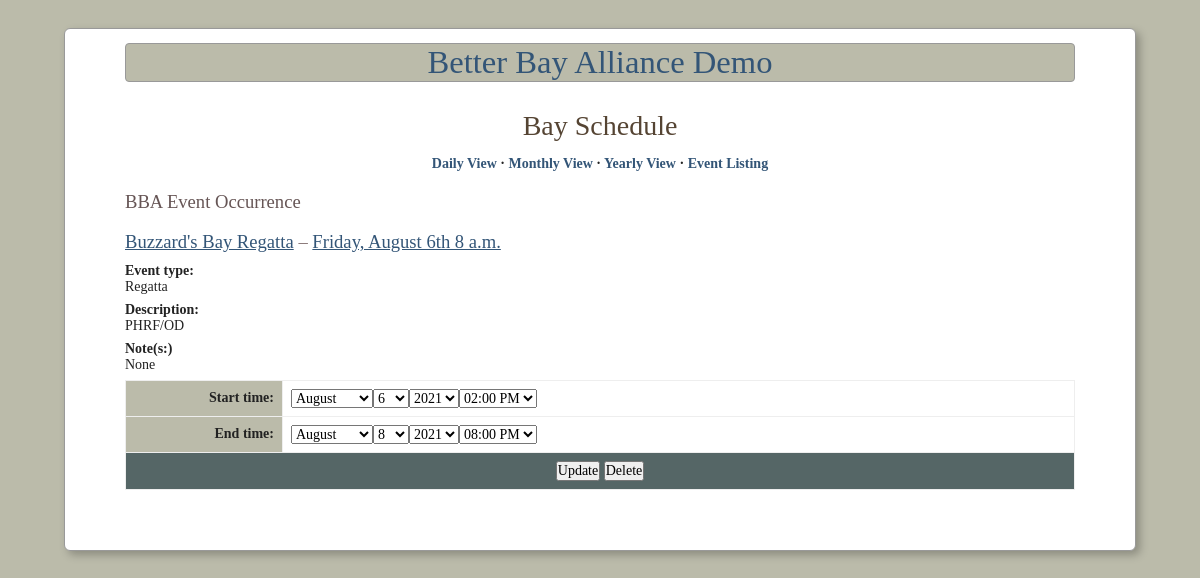
The app's page /bba/events/25/37/ (signed in) with its own data.
### betterbay/models.py (models this page shows, shortened)
class Occurrence(models.Model):
    start_time = models.DateTimeField(_('start time'))
    end_time = models.DateTimeField(_('end time'))
    event = models.ForeignKey(
        Event,
        verbose_name=_('event'),
        editable=False,
        on_delete=models.CASCADE
    )
    notes = GenericRelation(Note, verbose_name=_('notes'))
    objects = OccurrenceManager()
    class Meta:
        verbose_name = _('occurrence')
        verbose_name_plural = _('occurrences')
        ordering = ('start_time', 'end_time')
        base_manager_name = 'objects'
    @property
    def title(self):
        return self.event.title

class Event(models.Model):
    title = models.CharField(_('title'), max_length=32)
    description = models.CharField(_('description'), max_length=100)
    location = models.CharField(_('location'), default='', max_length=100)
    event_type = models.ForeignKey(
        EventType,
        verbose_name=_('event type'),
        on_delete=models.CASCADE
    )
    notes = GenericRelation(Note, verbose_name=_('notes'))
    class Meta:
        verbose_name = _('event')
        verbose_name_plural = _('events')
        ordering = ('title',)
    def get_absolute_url(self):
        return reverse('bba-event', args=[str(self.id)])

class EventType(models.Model):
    abbr = models.CharField(_('abbreviation'), max_length=4, unique=True)
    label = models.CharField(_('label'), max_length=50)
    class Meta:
        verbose_name = _('event type')
        verbose_name_plural = _('event types')
    def __str__(self):
        return self.label

### betterbay/views_swingtime.py (the view)
# urls.py: url(r'^events/(\d+)/(\d+)/$', views_swingtime.occurrence_view, name='bba-occurrence'),
@login_required
def occurrence_view(
    request,
    event_pk,
    pk,
    template='occurrence_detail.html',
    form_class=forms.SingleOccurrenceForm
):
    occurrence = get_object_or_404(Occurrence, pk=pk, event__pk=event_pk)
    if request.method == 'POST':
        if '_update' in request.POST:
            form = form_class(request.POST, instance=occurrence)
            if form.is_valid():
                form.save()
                return http.HttpResponseRedirect(request.path)
        elif '_delete' in request.POST:
            occurrence.delete()
            return http.HttpResponseRedirect('/bba/events')
    else:
        form = form_class(instance=occurrence)
    return render(request, template, {'occurrence': occurrence, 'form': form})

### betterbay/forms.py
class SingleOccurrenceForm(forms.ModelForm):
    start_time = forms.SplitDateTimeField(widget=SplitDateTimeWidget)
    end_time = forms.SplitDateTimeField(widget=SplitDateTimeWidget)
    class Meta:
        model = Occurrence
        fields = "__all__"

### betterbay/forms.py (called while the page is built)
    def decompress(self, value):
        if value:
            value = to_current_timezone(value)
            return [value.date(), value.time().replace(microsecond=0)]
        return [None, None]

### betterbay/templates/occurrence_detail.html (shortened to what this page needs)
{% extends "baseCALENDAR.html" %}
{% block main_content %}
     <h3>BBA Event Occurrence</h3>
     <h4>
         <a href="{{ occurrence.event.get_absolute_url }}">{{ occurrence.title }}</a>
         &ndash;
         {% with occurrence.start_time as st  %}
         <a href="{% url 'bba-daily-view' st.year st.month st.day %}">
            {{ st|date:"l, F jS P" }}</a>
        </h4>
        {% endwith %}
     <dl>
         <dt>Event type:</dt>
         <dd>{{ occurrence.event.event_type }}</dd>
         <dt>Description:</dt>
         <dd>{{ occurrence.event.description|default:"None" }}</dd>
         <dt>Note(s:)</dt>
         <dd>
             {% with occurrence.event.notes.all as notes %}
             {% if notes %}
             <ul>
                 {% for note in notes %}
                 <li>{{ note }}</li>
                 {% endfor %}
             </ul>
             {% else %}None
             {% endif %}
             {% endwith %}
         </dd>
     </dl>
     <form action="" method="post">{% csrf_token %}
     <table>
         <tfoot>
             <tr>
                 <td colspan="2">
                     <input type="submit" name="_update" value="Update" />
                     <input type="submit" name="_delete" value="Delete" /></td>
             </tr>
         </tfoot>
         <tbody>
             {{ form }}
         </tbody>
     </table>
     </form>
{% endblock %}

### betterbay/templates/baseCALENDAR.html (style rules this page uses)
* { margin: 0; padding: 0; font-weight: inherit; font-style: inherit; font-size: 100%; font-family: inherit; }
h3 { font-size: 1.66em; color: #655; font-size: 1.33em; margin: 1em 0 .5em; }
h4 { font-size: 1.33em; color: #877; font-size: 1.33em; margin: 1em 0 .5em; }
a { color: #357; }
table { border-collapse: collapse; border-spacing: 0; }
caption, th, td { text-align: left; }
th, td { padding: 4px; border: 1px solid #eee; }
th { font-weight: bold; background-color: #bba; }
body { font-size: 14px; background-color: #bba; padding: 1em 2em; }
dt { font-weight: bold; }
dd { margin-bottom: .5em; }
form table { width: 100%; border: 1px solid #aaa; }
form table th, form table td { padding: 8px; }
form table th { text-align: right; width: 10em; }
form tfoot td { text-align: center; background-color: #566; }

### records on screen
Occurrence: title "Buzzard's Bay Regatta", start_time "Friday, August 6th 8 a.m.", event.event_type "Regatta", event.description "PHRF/OD"
